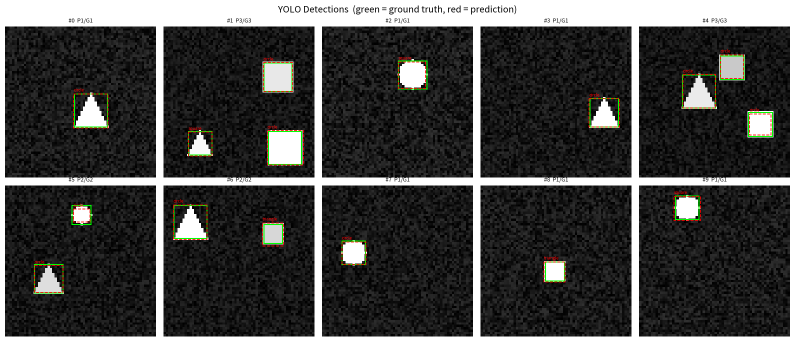
#> input picture 16_yolo/plots/yolo_detections.png, 1589 x 683 px (shown at 1/2 size)
$ python -i yolo_page.py   (imports and definitions only)
#> lines starting #> are read from the running program, lines starting #| are printed output that depends on the picture; after the words box and inside, x2 and y2 are one past the last pixel; in counts of white or black regions, pixels touching at a corner belong together
#> further down, picture is the input picture: PIL image 1589x683 RGBA; mean R, G, B, A 66.6, 66.8, 65.5, 255
"""
YOLO — Interactive Object Detection Demo (Streamlit)
====================================================
Self-contained, lightweight detector for the public Streamlit lab. It reproduces
the *idea* of the from-scratch YOLO in `16_yolo/model.py` (single-stage grid
detection + NMS) using OpenCV's classic blob detector on a grid, so the public
demo runs fast without shipping a trained deep model. The full training script
lives in `16_yolo/model.py`.
"""

import numpy as np
import pandas as pd
import streamlit as st
from PIL import Image, ImageDraw, ImageFilter

try:
    import cv2
    _CV2 = True
except Exception:
    _CV2 = False

CLASS_COLORS = {0: (231, 76, 60), 1: (46, 204, 113), 2: (52, 152, 219)}
CLASS_NAMES = {0: "circle", 1: "square", 2: "triangle"}


# [16 lines left out: function _make_demo_image, not called in this run]


def detect_objects(img: Image.Image, min_area: int = 120, max_objects: int = 12):
    """Single-stage grid/blob detector -> list of (x1,y1,x2,y2,score)."""
#> called with min_area = 120, max_objects = 12
    gray = np.array(img.convert("L"))
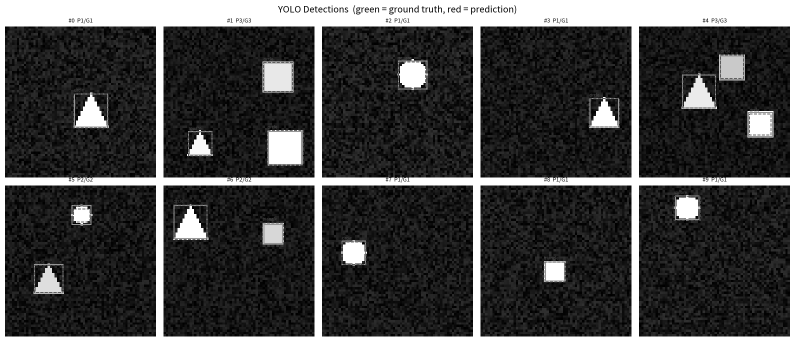
#> gray: shape (683, 1589) (shown at 1/2 size); min 0, max 255, mean 66.6
    boxes = []
    if _CV2:
        blur = cv2.GaussianBlur(gray, (5, 5), 0)
        _, th = cv2.threshold(blur, 0, 255, cv2.THRESH_BINARY + cv2.THRESH_OTSU)
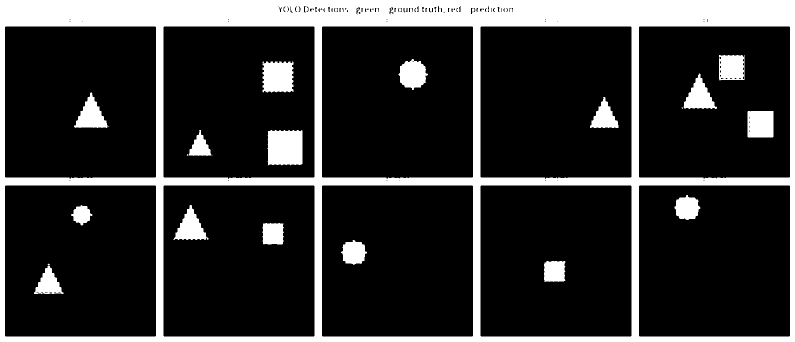
#> th: shape (683, 1589) (shown at 1/2 size); 19.2% white; 23 white regions (6 under 20 px), largest, box (x1, y1, x2, y2) and area: (0, 0, 1589, 683) 171998, (535, 260, 605, 331) 4710, (525, 123, 587, 185) 3525
        contours, _ = cv2.findContours(th, cv2.RETR_EXTERNAL, cv2.CHAIN_APPROX_SIMPLE)
#> contours = [[[0, 0], [0, 682], [1588, 682], [1588, 0]]]
        for c in contours:
            x, y, w, h = cv2.boundingRect(c)
            area = w * h
            if area < min_area:
                continue
            boxes.append((x, y, x + w, y + h, min(0.99, 0.5 + area / (gray.size * 2))))
#> this loop made 1 pass
#> (c, x, y, w, h, area) on pass 1: ([[0, 0], [0, 682], [1588, 682], [1588, 0]], 0, 0, 1589, 683, 1085287)
#> after the loop, boxes = [(0, 0, 1589, 683, 0.99)]
    else:
        # Pure-numpy fallback: threshold + connected components via scipy-free labeling
        from scipy import ndimage  # optional
        mask = gray > gray.mean()
        lbl, n = ndimage.label(mask)
        for i in range(1, n + 1):
            ys, xs = np.where(lbl == i)
            if len(xs) < min_area:
                continue
            boxes.append((int(xs.min()), int(ys.min()), int(xs.max()), int(ys.max()),
                          min(0.99, 0.5 + len(xs) / (gray.size * 2))))
    boxes.sort(key=lambda b: b[4], reverse=True)
    return boxes[:max_objects]


# [74 lines left out: functions nms, _iou, annotate, render_yolo, not called in this run]

>>> from PIL import Image
>>> picture = Image.open('16_yolo/plots/yolo_detections.png')
>>> result = detect_objects(picture)
#> result = [(0, 0, 1589, 683, 0.99)]
